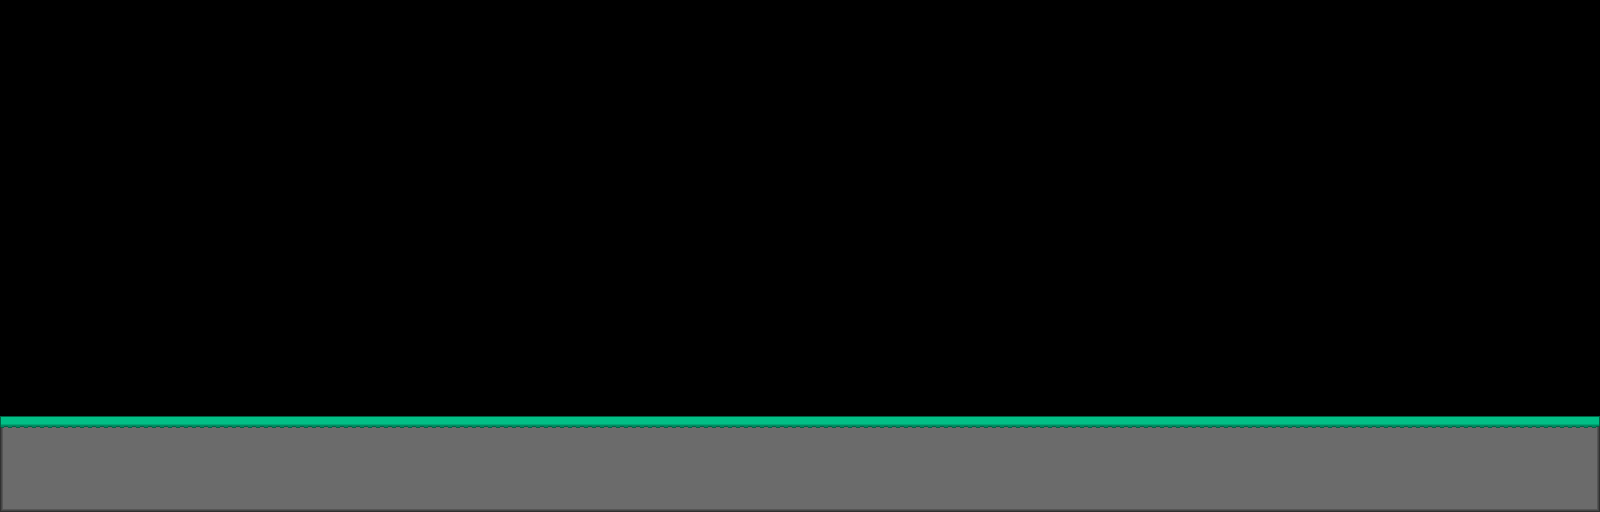

Tiled map render using the project's own tile images. Description and the whole map definition, tile-layer contents included, below:
An orthogonal 50x16 tile map with 32x32 px tiles, 1 tile layer (Tile Layer 1) and 2 objects.

<map version="1.0" orientation="orthogonal" renderorder="right-down" width="50" height="16" tilewidth="32" tileheight="32" nextobjectid="1">
 <tileset firstgid="1" name="Graveyard - By VicPlay" tilewidth="32" tileheight="32" tilecount="100" columns="10">
  <image source="Graveyard - By VicPlay.PNG" width="320" height="320" />
  <tile id="0">
   <objectgroup draworder="index">
    <object id="1" x="0" y="0" width="31.3333" height="11.3333" />
   </objectgroup>
  </tile>
  <tile id="1">
   <objectgroup draworder="index">
    <object id="1" x="0" y="0" width="32" height="10.6667" />
   </objectgroup>
  </tile>
 </tileset>
 <layer name="Tile Layer 1" width="50" height="16">
  <data encoding="csv">
0,0,0,0,0,0,0,0,0,0,0,0,0,0,0,0,0,0,0,0,0,0,0,0,0,0,0,0,0,0,0,0,0,0,0,0,0,0,0,0,0,0,0,0,0,0,0,0,0,0,
0,0,0,0,0,0,0,0,0,0,0,0,0,0,0,0,0,0,0,0,0,0,0,0,0,0,0,0,0,0,0,0,0,0,0,0,0,0,0,0,0,0,0,0,0,0,0,0,0,0,
0,0,0,0,0,0,0,0,0,0,0,0,0,0,0,0,0,0,0,0,0,0,0,0,0,0,0,0,0,0,0,0,0,0,0,0,0,0,0,0,0,0,0,0,0,0,0,0,0,0,
0,0,0,0,0,0,0,0,0,0,0,0,0,0,0,0,0,0,0,0,0,0,0,0,0,0,0,0,0,0,0,0,0,0,0,0,0,0,0,0,0,0,0,0,0,0,0,0,0,0,
0,0,0,0,0,0,0,0,0,0,0,0,0,0,0,0,0,0,0,0,0,0,0,0,0,0,0,0,0,0,0,0,0,0,0,0,0,0,0,0,0,0,0,0,0,0,0,0,0,0,
0,0,0,0,0,0,0,0,0,0,0,0,0,0,0,0,0,0,0,0,0,0,0,0,0,0,0,0,0,0,0,0,0,0,0,0,0,0,0,0,0,0,0,0,0,0,0,0,0,0,
0,0,0,0,0,0,0,0,0,0,0,0,0,0,0,0,0,0,0,0,0,0,0,0,0,0,0,0,0,0,0,0,0,0,0,0,0,0,0,0,0,0,0,0,0,0,0,0,0,0,
0,0,0,0,0,0,0,0,0,0,0,0,0,0,0,0,0,0,0,0,0,0,0,0,0,0,0,0,0,0,0,0,0,0,0,0,0,0,0,0,0,0,0,0,0,0,0,0,0,0,
0,0,0,0,0,0,0,0,0,0,0,0,0,0,0,0,0,0,0,0,0,0,0,0,0,0,0,0,0,0,0,0,0,0,0,0,0,0,0,0,0,0,0,0,0,0,0,0,0,0,
0,0,0,0,0,0,0,0,0,0,0,0,0,0,0,0,0,0,0,0,0,0,0,0,0,0,0,0,0,0,0,0,0,0,0,0,0,0,0,0,0,0,0,0,0,0,0,0,0,0,
0,0,0,0,0,0,0,0,0,0,0,0,0,0,0,0,0,0,0,0,0,0,0,0,0,0,0,0,0,0,0,0,0,0,0,0,0,0,0,0,0,0,0,0,0,0,0,0,0,0,
0,0,0,0,0,0,0,0,0,0,0,0,0,0,0,0,0,0,0,0,0,0,0,0,0,0,0,0,0,0,0,0,0,0,0,0,0,0,0,0,0,0,0,0,0,0,0,0,0,0,
0,0,0,0,0,0,0,0,0,0,0,0,0,0,0,0,0,0,0,0,0,0,0,0,0,0,0,0,0,0,0,0,0,0,0,0,0,0,0,0,0,0,0,0,0,0,0,0,0,0,
1,2,2,2,2,2,2,2,2,2,2,2,2,2,2,2,2,2,2,2,2,2,2,2,2,2,2,2,2,2,2,2,2,2,2,2,2,2,2,2,2,2,2,2,2,2,2,2,2,3,
17,10,10,10,10,10,10,10,10,10,10,10,10,10,10,10,10,10,10,10,10,10,10,10,10,10,10,10,10,10,10,10,10,10,10,10,10,10,10,10,10,10,10,10,10,10,10,10,10,19,
27,28,28,28,28,28,28,28,28,28,28,28,28,28,28,28,28,28,28,28,28,28,28,28,28,28,28,28,28,28,28,28,28,28,28,28,28,28,28,28,28,28,28,28,28,28,28,28,28,29
</data>
 </layer>
</map>
